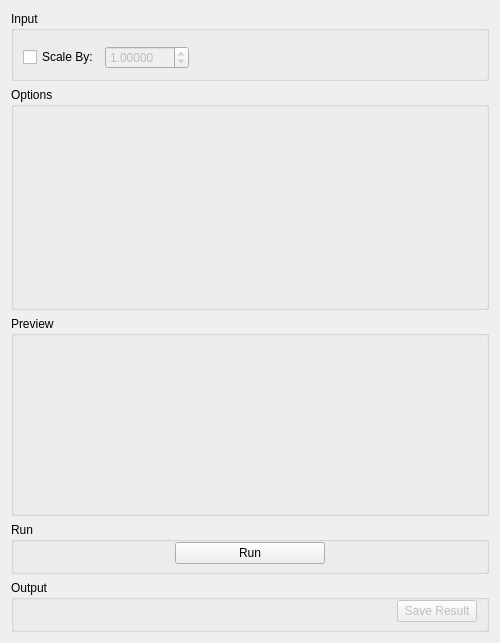
<?xml version="1.0" encoding="UTF-8"?>
<ui version="4.0">
 <class>MomentsTab</class>
 <widget class="QWidget" name="MomentsTab">
  <property name="geometry">
   <rect>
    <x>0</x>
    <y>0</y>
    <width>500</width>
    <height>635</height>
   </rect>
  </property>
  <property name="minimumSize">
   <size>
    <width>500</width>
    <height>0</height>
   </size>
  </property>
  <property name="windowTitle">
   <string>Form</string>
  </property>
  <layout class="QVBoxLayout" name="moment_verticalLayout_27">
   <item>
    <widget class="QGroupBox" name="gbInput">
     <property name="title">
      <string>Input</string>
     </property>
     <layout class="QVBoxLayout" name="verticalLayout">
      <item>
       <widget class="MantidQt::MantidWidgets::DataSelector" name="dsInput" native="true">
        <property name="sizePolicy">
         <sizepolicy hsizetype="Minimum" vsizetype="Fixed">
          <horstretch>0</horstretch>
          <verstretch>0</verstretch>
         </sizepolicy>
        </property>
        <property name="loadLabelText" stdset="0">
         <string>Plot Input</string>
        </property>
        <property name="workspaceSuffixes" stdset="0">
         <stringlist>
          <string>_sqw</string>
         </stringlist>
        </property>
        <property name="fileBrowserSuffixes" stdset="0">
         <stringlist>
          <string>_sqw.nxs</string>
         </stringlist>
        </property>
        <property name="showLoad" stdset="0">
         <bool>false</bool>
        </property>
       </widget>
      </item>
      <item>
       <layout class="QHBoxLayout" name="loScale">
        <item>
         <widget class="QCheckBox" name="ckScale">
          <property name="text">
           <string>Scale By:</string>
          </property>
         </widget>
        </item>
        <item>
         <widget class="QDoubleSpinBox" name="spScale">
          <property name="enabled">
           <bool>false</bool>
          </property>
          <property name="decimals">
           <number>5</number>
          </property>
          <property name="maximum">
           <double>999.990000000000009</double>
          </property>
          <property name="singleStep">
           <double>0.100000000000000</double>
          </property>
          <property name="value">
           <double>1.000000000000000</double>
          </property>
         </widget>
        </item>
        <item>
         <spacer name="horizontalSpacer_2">
          <property name="orientation">
           <enum>Qt::Horizontal</enum>
          </property>
          <property name="sizeType">
           <enum>QSizePolicy::Expanding</enum>
          </property>
          <property name="sizeHint" stdset="0">
           <size>
            <width>40</width>
            <height>20</height>
           </size>
          </property>
         </spacer>
        </item>
       </layout>
      </item>
     </layout>
    </widget>
   </item>
   <item>
    <widget class="QGroupBox" name="gbOptions">
     <property name="title">
      <string>Options</string>
     </property>
     <layout class="QHBoxLayout" name="horizontalLayout_21">
      <property name="topMargin">
       <number>0</number>
      </property>
      <property name="bottomMargin">
       <number>0</number>
      </property>
      <item>
       <widget class="QFrame" name="fPropertyTable">
        <property name="minimumSize">
         <size>
          <width>200</width>
          <height>0</height>
         </size>
        </property>
        <layout class="QGridLayout" name="gridLayout">
         <property name="leftMargin">
          <number>0</number>
         </property>
         <property name="topMargin">
          <number>0</number>
         </property>
         <property name="rightMargin">
          <number>0</number>
         </property>
         <property name="bottomMargin">
          <number>0</number>
         </property>
         <item row="0" column="0">
          <layout class="QHBoxLayout" name="properties">
           <property name="topMargin">
            <number>9</number>
           </property>
           <property name="bottomMargin">
            <number>9</number>
           </property>
          </layout>
         </item>
        </layout>
       </widget>
      </item>
      <item>
       <widget class="MantidQt::MantidWidgets::PreviewPlot" name="ppRawPlot" native="true">
        <property name="minimumSize">
         <size>
          <width>0</width>
          <height>200</height>
         </size>
        </property>
        <property name="canvasColour" stdset="0">
         <color>
          <red>255</red>
          <green>255</green>
          <blue>255</blue>
         </color>
        </property>
       </widget>
      </item>
     </layout>
    </widget>
   </item>
   <item>
    <widget class="QGroupBox" name="gbPreview">
     <property name="minimumSize">
      <size>
       <width>0</width>
       <height>200</height>
      </size>
     </property>
     <property name="title">
      <string>Preview</string>
     </property>
     <layout class="QHBoxLayout" name="horizontalLayout_1">
      <property name="leftMargin">
       <number>6</number>
      </property>
      <property name="topMargin">
       <number>0</number>
      </property>
      <property name="rightMargin">
       <number>6</number>
      </property>
      <property name="bottomMargin">
       <number>0</number>
      </property>
      <item>
       <widget class="MantidQt::MantidWidgets::PreviewPlot" name="ppMomentsPreview" native="true">
        <property name="canvasColour" stdset="0">
         <color>
          <red>255</red>
          <green>255</green>
          <blue>255</blue>
         </color>
        </property>
        <property name="showLegend" stdset="0">
         <bool>true</bool>
        </property>
       </widget>
      </item>
     </layout>
    </widget>
   </item>
   <item>
    <widget class="QGroupBox" name="gbRun">
     <property name="title">
      <string>Run</string>
     </property>
     <layout class="QHBoxLayout" name="horizontalLayout_2">
      <property name="topMargin">
       <number>0</number>
      </property>
      <property name="bottomMargin">
       <number>7</number>
      </property>
      <item>
       <spacer name="horizontalSpacer">
        <property name="orientation">
         <enum>Qt::Horizontal</enum>
        </property>
        <property name="sizeHint" stdset="0">
         <size>
          <width>185</width>
          <height>20</height>
         </size>
        </property>
       </spacer>
      </item>
      <item>
       <widget class="QPushButton" name="pbRun">
        <property name="minimumSize">
         <size>
          <width>150</width>
          <height>0</height>
         </size>
        </property>
        <property name="maximumSize">
         <size>
          <width>180</width>
          <height>16777215</height>
         </size>
        </property>
        <property name="text">
         <string>Run</string>
        </property>
       </widget>
      </item>
      <item>
       <spacer name="horizontalSpacer_3">
        <property name="orientation">
         <enum>Qt::Horizontal</enum>
        </property>
        <property name="sizeHint" stdset="0">
         <size>
          <width>184</width>
          <height>20</height>
         </size>
        </property>
       </spacer>
      </item>
     </layout>
    </widget>
   </item>
   <item>
    <widget class="QGroupBox" name="gbOutput">
     <property name="title">
      <string>Output</string>
     </property>
     <layout class="QHBoxLayout" name="horizontalLayout">
      <property name="topMargin">
       <number>0</number>
      </property>
      <property name="bottomMargin">
       <number>7</number>
      </property>
      <item>
       <widget class="MantidQt::CustomInterfaces::OutputPlotOptionsView" name="ipoPlotOptions" native="true"/>
      </item>
      <item>
       <spacer name="horizontalSpacer_1">
        <property name="orientation">
         <enum>Qt::Horizontal</enum>
        </property>
        <property name="sizeHint" stdset="0">
         <size>
          <width>40</width>
          <height>20</height>
         </size>
        </property>
       </spacer>
      </item>
      <item>
       <widget class="QPushButton" name="pbSave">
        <property name="enabled">
         <bool>false</bool>
        </property>
        <property name="text">
         <string>Save Result</string>
        </property>
       </widget>
      </item>
     </layout>
    </widget>
   </item>
  </layout>
 </widget>
 <customwidgets>
  <customwidget>
   <class>MantidQt::MantidWidgets::DataSelector</class>
   <extends>QWidget</extends>
   <header>MantidQtWidgets/Common/DataSelector.h</header>
  </customwidget>
  <customwidget>
   <class>MantidQt::CustomInterfaces::OutputPlotOptionsView</class>
   <extends>QWidget</extends>
   <header>Common/OutputPlotOptionsView.h</header>
   <container>1</container>
  </customwidget>
  <customwidget>
   <class>MantidQt::MantidWidgets::PreviewPlot</class>
   <extends>QWidget</extends>
   <header>MantidQtWidgets/Plotting/PreviewPlot.h</header>
   <container>1</container>
  </customwidget>
 </customwidgets>
 <resources/>
 <connections>
  <connection>
   <sender>ckScale</sender>
   <signal>toggled(bool)</signal>
   <receiver>spScale</receiver>
   <slot>setEnabled(bool)</slot>
   <hints>
    <hint type="sourcelabel">
     <x>60</x>
     <y>45</y>
    </hint>
    <hint type="destinationlabel">
     <x>139</x>
     <y>46</y>
    </hint>
   </hints>
  </connection>
 </connections>
</ui>
